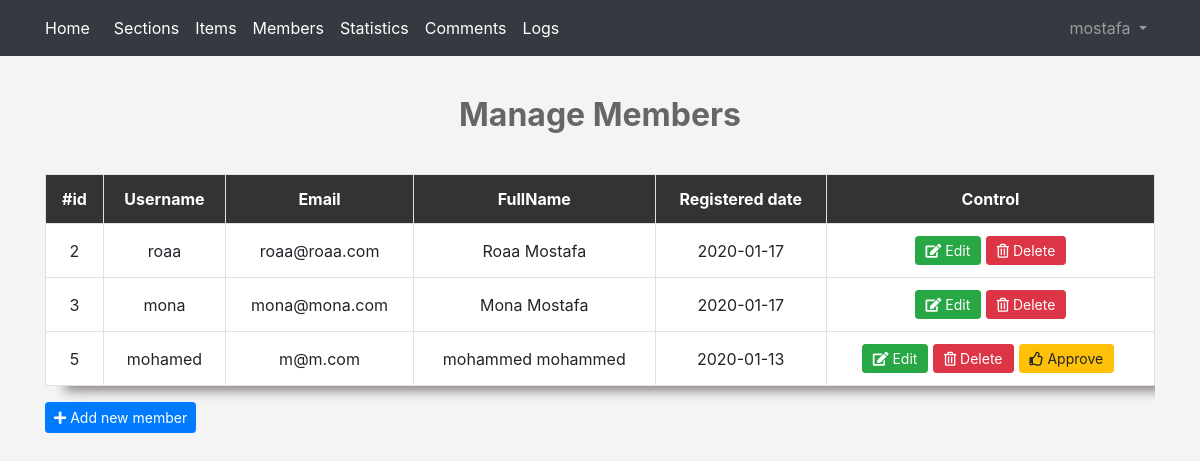
/admin/members.php (signed in), run on the app's committed database.
### tables this page shows
CREATE TABLE `users` (
  `UserID` int(11) NOT NULL,
  `Username` varchar(255) NOT NULL,
  `Password` varchar(255) NOT NULL,
  `Email` varchar(255) NOT NULL,
  `FullName` varchar(255) NOT NULL,
  `GroupID` int(11) NOT NULL DEFAULT 0,
  `TrustStatus` int(11) NOT NULL DEFAULT 0,
  `RegStatus` int(11) NOT NULL DEFAULT 0,
  `Date` date NOT NULL
);

### admin/members.php (the view, shortened to what this page needs)
<?php
if (isset($_SESSION['username'])) {
    include "init.php";
    $do = isset($_GET['do']) ? $_GET['do'] : "manage";
    $query = "";
    if ($do == "manage") {
        $stmt = $con->prepare("SELECT * FROM users WHERE GroupID != 1 $query");
        $stmt->execute();
        $rows = $stmt->fetchAll();
        ?>
<h1 class="text-center">Manage Members</h1>
<div class="container">
    <div class="table-responsive">
        <table class="text-center main-table table table-bordered">
            <tr>
                <th>#id</th>
                <th>Username</th>
                <th>Email</th>
                <th>FullName</th>
                <th>Registered date</th>
                <th>Control</th>
            </tr>
            <?php
        foreach ($rows as $row) {
            echo "<tr>";
            echo "<td>" . $row['UserID'] . "</td>";
            echo "<td>" . $row['Username'] . "</td>";
            echo "<td>" . $row['Email'] . "</td>";
            echo "<td>" . $row['FullName'] . "</td>";
            echo "<td>" . $row['Date'] . "</td>";
            echo "<td>
            <a href='members.php?do=edit&userid=" . $row['UserID'] . " 'class='btn btn-success btn-sm'><i class='fa fa-edit'></i> Edit</a>
            <a href='members.php?do=delete&userid=" . $row['UserID'] . "' class='confirm btn btn-danger btn-sm'><i class='far fa-trash-alt'></i> Delete</a>";
            if ($row['RegStatus'] == 0) {
                echo "<a href='members.php?do=approve&userid=" . $row['UserID'] . "' class='btn btn-warning approve btn-sm'><i class='far fa-thumbs-up'></i> Approve</a>";
            }
            echo "</td>";
            echo "</tr>";
        }
        ?>
        </table>
    </div>
    <a href='members.php?do=add' class='btn btn-primary btn-sm'><i class="fa fa-plus"></i> Add new member</a>
</div>
<?php }
    include $tpl . "footer.php";
} else {
    header("location: index.php");
    exit();
}
?>

### admin/layout/css/admin.css (style rules this page uses)
body { background-color: #f4f4f4; font-size: 16px; }
h1 { font-size: 2rem; margin: 40px 0; font-weight: bold; color: #666; }
.main-table { -webkit-box-shadow: 20px 5px 11px 0px #8d8585; -moz-box-shadow: 20px 5px 11px 0px #8d8585; -o-box-shadow: 20px 5px 11px 0px #8d8585; box-shadow: 20px 5px 11px 0px #8d8585; }
.main-table th { background-color: #333; color: #fff; }
.main-table td { background-color: #fff; vertical-align: middle !important; }
.main-table .btn { padding: 3px 10px; }
.approve { margin: 0 5px; }

### data on the page
users: UserID "2", Username "roaa", Email "roaa@roaa.com", FullName "Roaa Mostafa", Date "2020-01-17"
users: UserID "3", Username "mona", Email "mona@mona.com", FullName "Mona Mostafa", Date "2020-01-17"
users: UserID "5", Username "mohamed", Email "m@m.com", FullName "mohammed mohammed", Date "2020-01-13"

### other printed values
lang("PAGE_BRAND") "Home"
lang("CATEGORIES") "Sections"
lang("ITEMS") "Items"
lang("MEMBERS") "Members"
lang("STATISTICS") "Statistics"
lang("COMMENTS") "Comments"
lang("LOGS") "Logs"
$_SESSION['username'] "mostafa"
